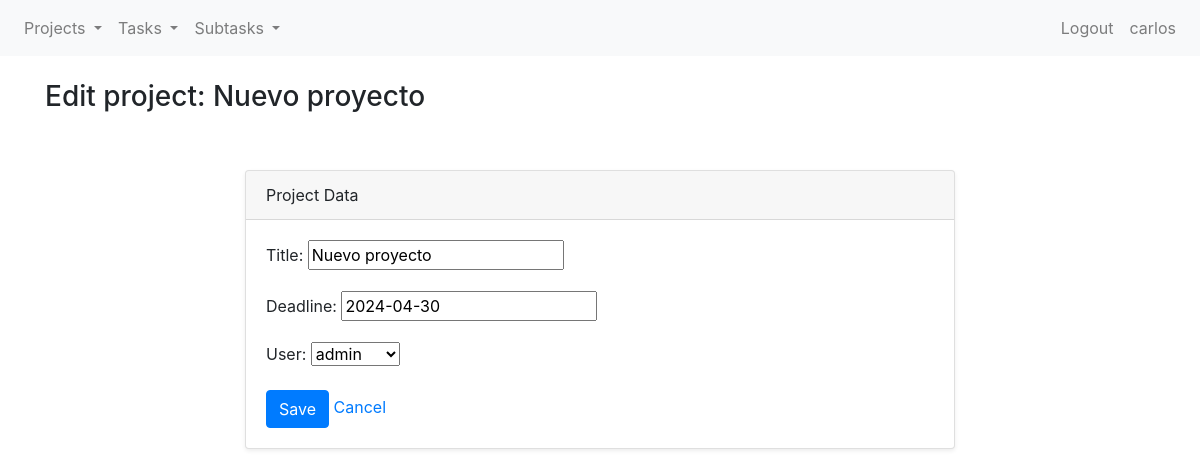
Page /projects/projects/5/update/ (signed in) on the earlier database version.
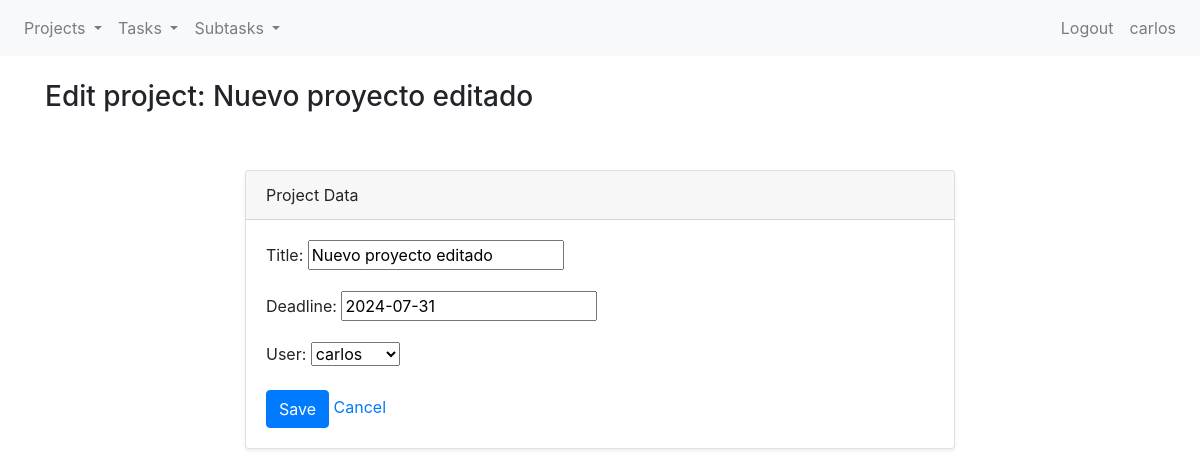
Same page on the later database version.
### projects/models.py (models this page shows, shortened)
class Project(models.Model):
    title = models.CharField(max_length=255)
    deadline = models.DateField(blank=True, null=True)
    user = models.ForeignKey(User, on_delete=models.CASCADE)

### projects/views.py (the view)
# urls.py: path("projects/<int:pk>/update/", ProjectUpdateView.as_view(), name="project-update"),
class ProjectUpdateView(LoginRequiredMixin, UpdateView):
    model = Project
    template_name = "projects/cbv/project_form.html"
    fields = ["title", "deadline", "user"]
    context_object_name = "project"
    success_url = reverse_lazy("project-list")

### projects/templates/projects/cbv/project_form.html
{% extends 'projects/base.html' %} {% block title %} Create project {% endblock %} {% block content %}
<h3>{% if object %}Edit project: {{ object.title }}{% else %}New Project{% endif %}</h3>
<section class="py-5">
  <div class="container">
    <div class="row">
      <div class="col-lg-8 mx-auto">
        <div class="card shadow-sm">
          <div class="card-header">Project Data</div>
          <div class="card-body">
            <form method="post">
              {% csrf_token %} {{ form.as_p }}
              <button type="submit" class="btn btn-primary">Save</button>
              <a href="{% url 'project-list' %}">Cancel</a>
            </form>
          </div>
        </div>
      </div>
    </div>
  </div>
</section>
{% endblock %}

Differences in the rows shown:
changed Project: title "Nuevo proyecto" → "Nuevo proyecto editado"; deadline "2024-04-30" → "2024-07-31"; user "admin" → "carlos"
